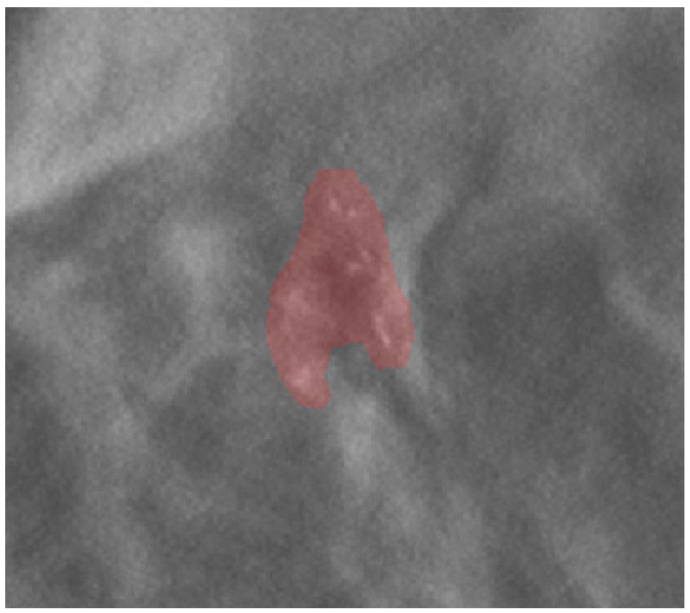
#> input picture resources/datasets/mammography_atlas_provider_figures/diagnostics-12-00771-g001.jpg, 690 x 613 px
$ python -i build_mammography_paper_examples.py   (imports and definitions only)
#> lines starting #> are read from the running program, lines starting #| are printed output that depends on the picture; after the words box and inside, x2 and y2 are one past the last pixel; in counts of white or black regions, pixels touching at a corner belong together
### domains/mammography/code/mammography_atlas_registry.py
"""Paths and canonical G-table readers for the mammography atlas (image sources, provider figures, DMID)."""
from __future__ import annotations

import csv
import hashlib
import re
from functools import lru_cache
from pathlib import Path

DOMAIN = Path(__file__).resolve().parents[1]
ROOT = DOMAIN.parents[1]
CATALOG = DOMAIN / 'docs/surveys/mammography_atlas_catalog'
DATASETS = ROOT / 'resources/datasets'
DMID = DATASETS / 'public_mammography/dmid'
MASKED_DIR = DATASETS / 'mammography_atlas_masked_figures'
EXAMPLE_DIR = DATASETS / 'mammography_atlas_measurement_examples'
WEB_DATA = DOMAIN / 'packages/mammography-atlas-web/src/mammography_atlas_web/data'
MEASURES_SRC = DOMAIN / 'packages/mammography-measures/src'

DMID_CLASSES = {'CALC', 'CIRC', 'SPIC', 'MISC', 'ARCH', 'ASYM', 'NORM'}


def read(name: str) -> list[dict[str, str]]:
    with (CATALOG / name).open(encoding='utf-8', newline='') as handle:
        return list(csv.DictReader(handle))


def image_sources() -> dict[str, dict[str, str]]:
    return {row['source_id']: row for row in read('g_image_sources_v01.csv')}


def source_record(source_id: str) -> dict[str, str]:
    row = image_sources()[source_id]
    return {'name': row['name'], 'credit': row['credit'], 'url': row['url'], 'license': row['license'],
            'license_url': row['license_url']}


# [42 lines left out: functions sha256, dmid_findings, dmid_paths, not called in this run]


def dmid_report(image: str) -> str:
    path = dmid_paths(image)['report']
    return path.read_text(encoding='utf-8', errors='replace') if path.is_file() else ''


# [4 lines left out: function dmid_composition, not called in this run]

### domains/mammography/code/build_mammography_paper_examples.py
"""DBT and CEM item figures and measurement examples from CC BY paper figures (CC BY 2.0 or later).

Provider files live once in ``resources/datasets/mammography_atlas_provider_figures/`` under their original names,
pinned by SHA-256 in ``g_provider_figures``. Panels are cut by fixed boxes. Reader marks are found from the figure
itself: yellow circles (Amir 2026), blue arrows (Eren 2026) and the red ROI tint (Favati 2022). Lesion outlines
are service estimates (bright region inside the reader circle or next to the arrow tip) unless the author drew them.
Called from ``build_mammography_figures.py``.
"""
from __future__ import annotations

import csv
import math

import numpy as np
from PIL import Image, ImageDraw
from scipy import ndimage as ndi

import mammography_atlas_registry as registry
from build_mammography_figures import (CATEGORY_KO, _font, layer, overlay, reading, resize_mask, save_jpg, save_png,
                                       val)
from mammography_measures import calcification, distortion, enhancement, mass

PROVIDER_DIR = registry.DATASETS / 'mammography_atlas_provider_figures'
PX = '논문 그림은 화소 간격을 알 수 없어 길이·면적은 화소 단위입니다.'


# [27 lines left out: functions provider, panel, unmark, not called in this run]


def source(source_id, fig_label):
    s = registry.source_record(source_id)
    return dict(s, credit=f"{s['credit']}, {fig_label}")


# [7 lines left out: function head, not called in this run]


def up(rgb, size):
    return rgb.resize(size, Image.LANCZOS)


def disk_mask(shape, centre, r):
    yy, xx = np.mgrid[0:shape[0], 0:shape[1]]
    return np.hypot(yy - centre[0], xx - centre[1]) <= r


# ------------------------------------------------------------------ DBT

# [71 lines left out: functions dbt_mass, dbt_distortion, not called in this run]


def dbt_calcifications():
    name, s = 'diagnostics-12-00771-g001.jpg', 1.1
    rgb = Image.open(PROVIDER_DIR / name).convert('RGB')
#> rgb is the input picture: PIL image 690x613 RGB; mean R, G, B 116.3, 113.8, 113.8
    a = np.asarray(rgb).astype(np.float32)
    roi = ndi.binary_fill_holes(ndi.binary_opening((a[..., 0] - a[..., 1]) > 25, iterations=2))
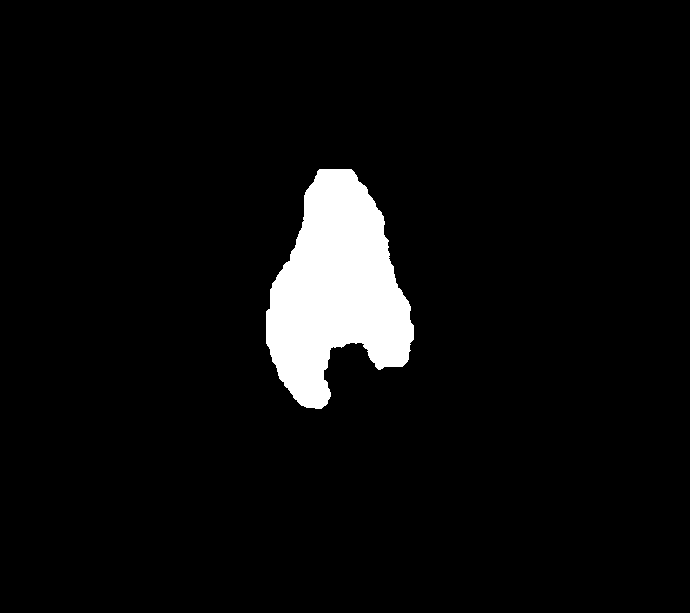
#> roi: shape (613, 690) bool; 5.2% white; 1 white region, box (x1, y1, x2, y2) and area: (266, 169, 414, 409) 21902
    inner = ndi.binary_erosion(roi, iterations=4)
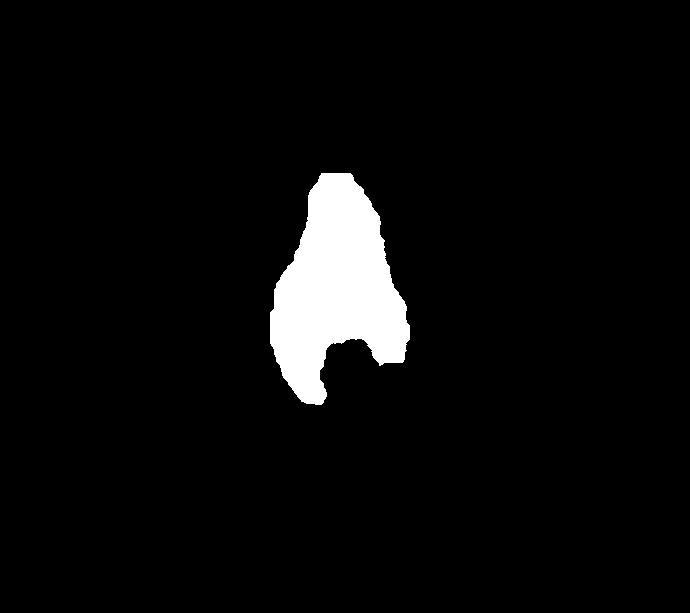
#> inner: shape (613, 690) bool; 4.6% white; 1 white region, box (x1, y1, x2, y2) and area: (270, 173, 410, 405) 19365
    ring = ndi.binary_dilation(roi, iterations=8) & ~ndi.binary_dilation(roi, iterations=3)
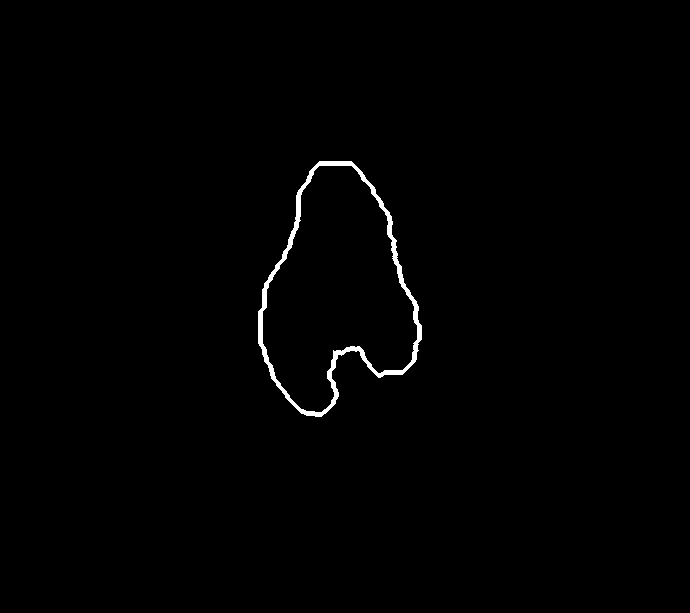
#> ring: shape (613, 690) bool; 0.77% white; 1 white region, box (x1, y1, x2, y2) and area: (258, 161, 422, 417) 3236
    grey = a[..., 1].copy()                                   # green channel, rescaled inside the tinted ROI
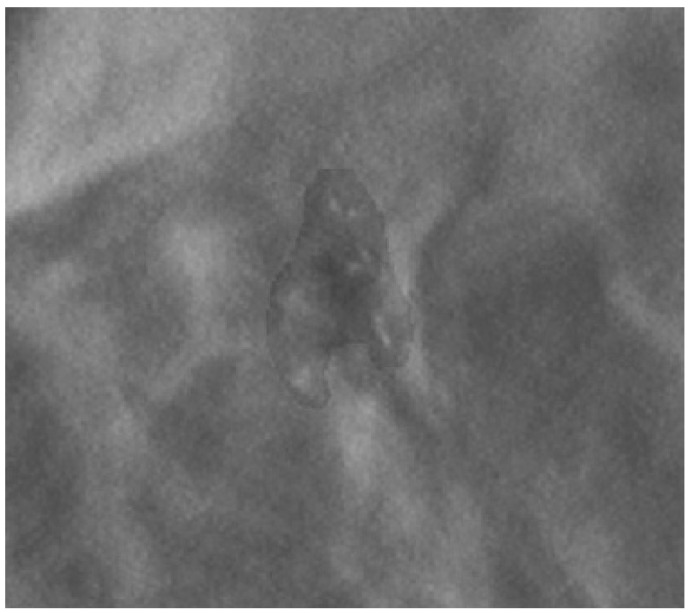
#> grey: shape (613, 690) float32; min 68, max 255, mean 113.8
    grey[roi] *= np.median(grey[ring]) / np.median(grey[inner])
#> grey: shape (613, 690) float32; 5.18% of pixels changed, all inside (x1, y1, x2, y2) = (266, 169, 414, 409)
    grey /= 255.0
    size = (int(rgb.size[0] * s), int(rgb.size[1] * s))
#> size = (759, 674)
    src = dict(source('favati2022', 'Fig. 1'), _id='favati2022')
    c = calcification.detect(grey, inner, tophat_px=3, k=16.0, min_px=5)
    ex = head('ex_dbt_calc', 'dbt', 'DBT', '석회화', 'DBT 단면의 석회화',
              'BI-RADS 4 석회화의 DBT 단면입니다. 빨간 영역은 원 저자의 ROI이고, 그 안에서 top-hat으로 석회화 점을 찾았습니다. '
              '석회화 군집은 여러 단면에 흩어지므로 한 단면의 개수는 전체보다 적을 수 있습니다. ' + PX, src, name, up(rgb, size))
    spots = resize_mask(c.labels > 0, size)
    cen = [(p.centroid[1] * s, p.centroid[0] * s) for p in c.props]
    lines = []
    if len(cen) >= 2:
        arr = np.array(cen)
        d = np.sqrt(((arr[:, None] - arr[None]) ** 2).sum(-1))
        i, j = np.unravel_index(int(d.argmax()), d.shape)
        lines.append((tuple(arr[i]), tuple(arr[j]), 'cyan', 3))
    L = ex['layers']
    L.append(layer(ex, 'spots', '석회화 검출·개수', 'yellow', 'calcification.count', '저자 ROI(빨강 틴트를 녹색 채널 비율로 되돌림) 안 white top-hat(반경 3 px)이 중앙값 + 16·MAD를 넘고 5 px 이상인 점. 그림 JPEG 잡음을 피하려 경계값을 높임',
                   [val(calcification.count(c)), val(calcification.spot_size(c))],
                   overlay(size, fills=[(ndi.binary_dilation(spots, iterations=2), 'yellow', 240)],
                           outlines=[(resize_mask(roi, size), 'white', 1)])))
    L.append(layer(ex, 'extent', '범위', 'cyan', 'calcification.extent', '가장 먼 두 석회화 중심 사이 거리',
                   [val(calcification.extent(c))], overlay(size, lines=lines, dots=[(p, 'cyan', 3) for p in cen])))
    fig = masked(ex, resize_mask(roi, size), 'calc_dbt', ['les_calcification'], '석회화 범위(원 저자 ROI)', 'yellow',
                 'DBT 단면에서 본 BI-RADS 4 석회화입니다.', src, name, None,
                 '빨간 영역은 원 저자의 ROI(그림에 들어 있음)이고, 노란 겹침은 같은 범위를 다시 표시한 것입니다.')
    return ex, fig


# ------------------------------------------------------------------ CEM

# [10 lines left out: function find_circles, not called in this run]


def circle_in(circles, box):
    return next((cy - box[1], cx - box[0], r) for cy, cx, r in circles if box[0] <= cx <= box[2] and box[1] <= cy <= box[3])


# [64 lines left out: functions cem_lesion, cem_bpe, not called in this run]


def filters_gauss(img):
    return ndi.gaussian_filter(img, 4)


# [26 lines left out: functions masked, modality_figure, not called in this run]


# Plain paper panels: shown as published (the arrows/circles are the authors'); the finding is the author's caption.
# id, items, source_id, file, box (None = whole figure), panel label, Korean caption, author caption
PAPER_PANELS = [
    ('paper_axillary_adenopathy', ['les_axillary_adenopathy', 'ana_axilla'], 'khoo2025', 'cureus-0017-00000100096-i01.jpg', None,
     'Figure 1', '양쪽 MLO 영상에서 액와 림프절이 커지고 지방문 없이 하얗게 보입니다(화살표, 전이 의심). 왼쪽(B)의 림프절이 특히 큽니다.',
     'Mammogram demonstrating bilateral axillary lymphadenopathy suspicious for metastasis as indicated by arrows.'),
    ('paper_biopsy_clip', ['les_biopsy_marker'], 'weaver2021', '13244_2021_1136_Fig4_HTML.jpg', (397, 298, 784, 555),
     'Fig. 4d', '정위 조직검사 뒤 CC 영상입니다. 원 안의 작은 금속이 조직검사 표지자(클립)이고, 화살표는 초음파 유도 조직검사 때 넣은 리본 모양 클립입니다.',
     'Post-procedure CC mammogram demonstrating a stereotactic biopsy clip in appropriate position, with a minimal hematoma '
     'and no sign of clip migration (circle). ... A ribbon-shaped clip was placed (arrow).'),
    ('paper_focal_asymmetry', ['les_focal_asymmetry', 'les_asymmetry'], 'cohen2026', 'cureus-0018-00000114224-i01.webp', None,
     'Figure 1', '선별 검사 CC(A)와 MLO(B) 두 영상 모두에서 내하사분면에 같은 국소 비대칭(흰 원)이 보입니다. 두 방향에서 보이고 종괴의 볼록한 경계는 없습니다.',
     'Craniocaudal (A) and mediolateral oblique (B) digital mammographic views of the right breast for screening demonstrate '
     'an abnormal focal asymmetry (open white circles) in the lower inner quadrant.'),
    ('paper_coarse_heterogeneous', ['les_calc_coarse_heterogeneous', 'les_calc_fine_pleomorphic'], 'wang2026', 'fonc-16-1966376-g001.webp',
     (150, 66, 372, 740), 'Figure 1A',
     '왼쪽 MLO 영상의 크고 밀도가 높은 종괴 안에 거친 불균질 석회화와 미세 다형성 석회화가 있습니다(저자: 엽상종양). 그림 해상도가 낮아 석회화 하나하나는 잘 보이지 않습니다.',
     'Left mediolateral oblique mammogram showing a large high-density central breast mass with internal coarse heterogeneous '
     'and regional fine pleomorphic calcifications.'),
    ('paper_breast_implant', ['les_breast_implant'], 'kanavou2023', 'diagnostics-13-03186-g008.jpg', (0, 0, 166, 392), 'Figure 8a',
     '유방 절제 뒤 실리콘 보형물로 재건한 오른쪽 유방의 MLO 영상입니다. 보형물이 경계가 매끈한 타원형의 아주 밝은(방사선 비투과) 덩어리로 보입니다.',
     'In the MLO view, the implant appears as a homogenous radiopaque oval mass with smooth borders.'),
    ('paper_dystrophic_calc', ['les_calc_dystrophic', 'les_postsurgical_scar'], 'gigli2026', 'life-16-00701-g004.jpg', (0, 0, 743, 592),
     'Figure 4a,b', '수술·방사선 치료 1년 뒤 CC(a)와 MLO(b) 영상입니다. 수술 부위의 어두운(지방) 영역 둘레에 가는 이영양성 석회화가 생긴 지방괴사이며, 짧은 흰 선은 수술 클립입니다.',
     'Features consistent with fat necrosis are present, characterized mammographically by a radiolucent area with thin, '
     'peripheral dystrophic calcifications (a,b).'),
    ('paper_developing_asymmetry', ['les_developing_asymmetry', 'les_asymmetry'], 'shamir2024', 'bioengineering-11-00451-g001a.jpg',
     (80, 30, 700, 526), 'Figure 1A,B',
     '기준 선별 검사(A)와 17개월 뒤 추적 검사(B)의 네 방향 영상입니다. 왼쪽 유방에 이전에 없던 비대칭이 아주 미묘하게 새로 생겼습니다(저자: 맨눈으로 알아보기 어려움, 조직검사로 침윤성 암 확인).',
     'Between the baseline screening mammogram (A) and the follow-up screening mammogram 17 months later (B), there has been '
     'a very subtle development of left breast asymmetry that is difficult to perceive with the naked eye.'),
    ('paper_global_asymmetry', ['les_global_asymmetry', 'les_asymmetry'], 'sudo2024', 'PMC11388040/gr1.jpg', None, 'Fig. 1',
     '오른쪽(A)과 왼쪽(B) 유방을 비교하면 왼쪽의 섬유선 조직이 넓은 범위에서 더 많습니다. 원 그림의 대비가 낮습니다.',
     'Mammography showed global asymmetry between the right (A) and left (B) breasts.'),
    ('paper_axillary_tail', ['ana_axillary_tail'], 'schonour2025', 'PMC12546409/gr1.jpg', (0, 0, 791, 1330), 'Fig. 1A',
     '오른쪽 MLO 영상에서 유방 위쪽 뒤로 겨드랑이를 향해 뻗은 액와 꼬리 부위에 둥근 종괴(빨간 원)가 있습니다(저자: 이소성 유방 조직의 섬유선종).',
     'Diagnostic mammography (MLO C-view) demonstrates the presence of a 2.4 × 1.9 cm round, circumscribed, high-density mass in '
     'the right axillary tail (circled, A).'),
    ('paper_retromammary_fat', ['ana_retromammary_fat', 'ana_fibroglandular_tissue'], 'jabbour2025', 'diagnostics-15-02528-g005.jpg',
     (262, 5, 756, 378), 'Figure 5b,c',
     '왼쪽 유방 MLO(b)와 CC(c) 영상에서 밝은 섬유선 조직 뒤쪽 경계(노란 화살표)와 그 뒤의 어두운 유방후 지방층입니다.',
     'The junction between the fibroglandular tissue and the retromammary fat ... seen on mediolateral oblique (MLO) (b) and '
     'craniocaudal (CC) (c) views of the left breast (yellow arrows).'),
    ('paper_inframammary_fold', ['ana_inframammary_fold', 'ref_posterior_nipple_line', 'ana_pectoralis_major'], 'karic2026',
     'diagnostics-16-01218-g001.jpg', None, 'Figure 1',
     '잘 찍은 오른쪽 MLO 영상입니다. 아래쪽 화살촉이 유방하주름, 점선이 후유두선, 파란 선이 대흉근 앞 경계입니다.',
     'The posterior nipple line (PNL) is indicated by the dotted line. The pectoralis muscle ... (blue line) ... The '
     'inframammary fold (arrow head) must be clearly visualized, without overlapping skin folds or air gaps.'),
    ('paper_cooper_ligaments', ['ana_cooper_ligaments'], 'gharaibeh2023', 'fmed-10-1276434-g002.jpg', None, 'Figure 2',
     '2D 유방촬영(A)에서 비대칭처럼 보인 부위가 DBT 단면(B)에서는 서로 겹친 쿠퍼 인대와 섬유선 조직(화살표)으로 풀립니다.',
     'There is a symmetry that is seen in the right upper breast in the MLO view of 2D mammography (A). (B) DBT image detects '
     'crossing cooper ligaments and fibro-glandular tissue (arrow) with no associated mass or speculation.'),
    ('paper_dilated_duct', ['les_solitary_dilated_duct', 'ana_ducts'], 'pitarch2025', '13244_2025_1947_Fig4_HTML.jpg', (0, 0, 356, 300),
     'Fig. 4a', '내하사분면에 관 모양 음영(화살촉)으로 보이는 확장된 유관입니다(저자: 유관 확장을 동반한 관내 유두종, 장액성 유두 분비).',
     'Intraductal papilloma with duct dilatation. ... a Mammogram showing tubular structures in the lower inner quadrant (arrowheads).'),
    ('paper_trabecular_thickening', ['les_trabecular_thickening', 'les_skin_thickening'], 'almohawes2023', 'bjrcr.20220160.g001.jpg', None,
     'Figure 1', '오른쪽 유방(a MLO · c CC)은 피하 지방 사이 섬유 격벽이 굵어져 그물 모양이 짙고(소주 비후) 피부도 두껍습니다(부종). 왼쪽(b · d)은 비교용 반대쪽입니다.',
     'Digital mammography of the right breast, (a) CC and (c) MLO views, shows diffuse subcutaneous fat infiltration associated with '
     'increased trabeculation and dermal thickening are consistent with oedema ... Left breast (b, d) ...'),
    ('paper_skin_lesion', ['les_skin_lesion'], 'park2026', 'PMC12934220/gr2.jpg', None, 'Fig. 2',
     '만져지는 곳에 피부 표지자(작은 둥근 금속, BB)를 붙이고 찍은 접선 MLO 영상입니다. 피부와 이어진 작은 표재성 종괴들(화살표)이 피부 병변임을 보여 줍니다.',
     'Diagnostic left tangential MLO mammogram obtained after placement of a BB skin marker at the area of palpable lump in the low '
     'axilla demonstrates several small superficial masses in continuity with the skin.'),
    ('paper_tdlu_histology', ['ana_tdlu'], 'debel2022', '41523_2021_378_Fig1_HTML.jpg', (0, 0, 330, 652), 'Fig. 1a,c',
     '말단 유관 소엽 단위는 유방촬영에서 따로 보이지 않아 조직(H&E) 사진으로 보입니다. 위(a)는 소엽 하나, 아래(c)는 간질 속에 흩어진 여러 소엽입니다(막대 200·400 µm).',
     'The top view (a, b) shows a single TDLU ... The bottom view gives a broad overview (c, d).'),
    ('paper_milk_of_calcium', ['les_calc_milk_of_calcium'], 'nalawade2009', 'IJRI-19-282-g005.jpg', None, 'Figure 5',
     '옆(측면) 영상입니다. 작은 낭종 안에 가라앉은 칼슘이 아래쪽에 반달·찻잔 모양으로 층을 이룹니다(화살표). 위쪽의 흐린 둥근 점들도 같은 석회화를 다른 각도에서 본 것입니다.',
     'Lateral mammogram shows milk of calcium with layering (arrow).'),
    ('paper_skin_calc', ['les_calc_skin'], 'nalawade2009', 'IJRI-19-282-g006.jpg', (0, 0, 364, 335), 'Figure 6A',
     '가운데가 투명한 작은 고리 모양 석회화(화살표)로, 피부 석회화의 전형적인 모습입니다.',
     'Mammogram (A) shows a lucent-centered focus (arrow) of dermal calcification.'),
]


# [47 lines left out: functions paper_panel, build, not called in this run]

#> (the run stopped early here; a loop or call above may not have finished)
